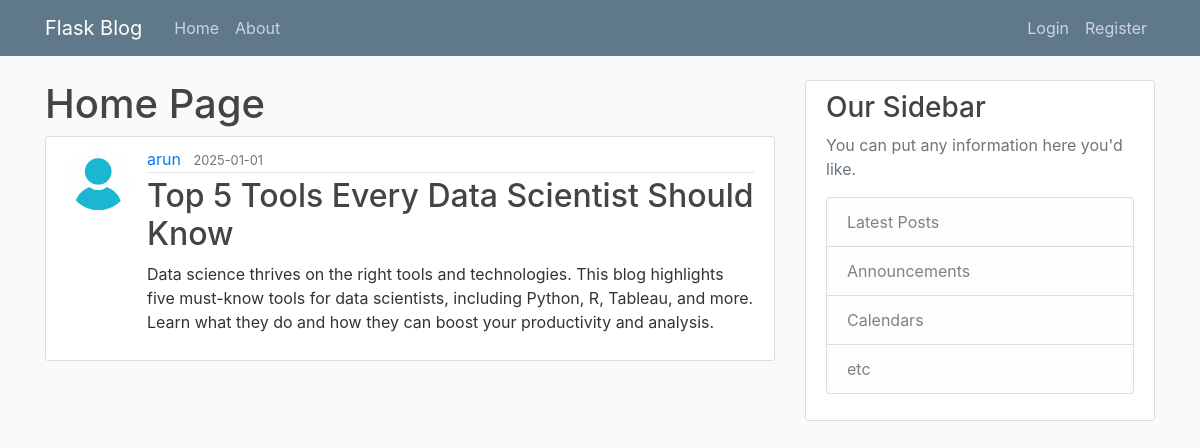
Page /post/13 on the committed database.
### flaskblog/models.py (models this page shows, shortened)
class User(db.Model, UserMixin):
    id = db.Column(db.Integer, primary_key=True)
    username = db.Column(db.String(20), unique=True, nullable=False)
    email = db.Column(db.String(120), unique=True, nullable=False)
    image_file = db.Column(db.String(20), nullable=False, default='default.jpg')
    password = db.Column(db.String(60), nullable=False)
    posts = db.relationship('Post', backref='author', lazy=True)

class Post(db.Model, UserMixin):
    id = db.Column(db.Integer, primary_key=True)
    title = db.Column(db.String(100), nullable=False)
    date_posted = db.Column(db.DateTime, nullable=False, default=datetime.utcnow)
    content = db.Column(db.Text, nullable=False)
    user_id = db.Column(db.Integer, db.ForeignKey('user.id'), nullable=False)

### flaskblog/routes.py (the view)
@app.route('/post/<int:post_id>')
def post(post_id):
    post = Post.query.get_or_404(post_id)
    return render_template('post.html', title=post.title, post=post)

### flaskblog/templates/post.html (shortened to what this page needs)
{% extends "layout.html" %}
{% block content %}
    <h1>Home Page</h1>
    <article class="media content-section">
        <img class="rounded-circle article-img" src="{{ url_for('static', filename='profile_pics/' + post.author.image_file) }}">
        <div class="media-body">
        <div class="article-metadata">
            <a class="mr-2" href="{{url_for('user_posts',username=post.author.username)}}">{{ post.author.username }}</a>
            <small class="text-muted">{{ post.date_posted.strftime('%Y-%m-%d') }}</small>
        </div>
        <h2>{{ post.title }}</h2>
        <p class="article-content">{{ post.content }}</p>
        </div>
    </article>
{% endblock content%}

### flaskblog/static/main.css (style rules this page uses)
body { background: #fafafa; color: #333333; margin-top: 5rem; }
h1, h2, h3, h4, h5, h6 { color: #444444; }
.content-section { background: #ffffff; padding: 10px 20px; border: 1px solid #dddddd; border-radius: 3px; margin-bottom: 20px; }
.article-content { white-space: pre-line; }
.article-img { height: 65px; width: 65px; margin-right: 16px; }
.article-metadata { padding-bottom: 1px; margin-bottom: 4px; border-bottom: 1px solid #e3e3e3 }

### rows in the picture
User: image_file (placeholder picture), author.username "arun"
Post: date_posted "2025-01-01", title "Top 5 Tools Every Data Scientist Should Know", content "Data science thrives on the right tools and technologies. This blog highlights five must-know tools for data scientists, including Python, R, Tableau, and more. Learn what they do and how they can boost your productivity and analysis."
